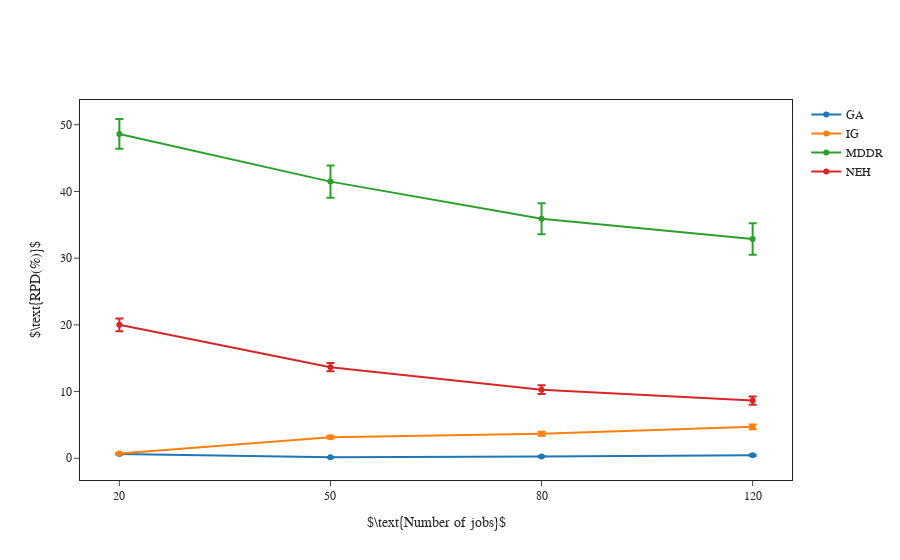

Notebook code cell kept with this figure:
### Code cell
fig = merge_and_line(
        folders, 
        ["GA", "IG", "MDDR", "NEH"], 
        r"$\text{Number of jobs}$", 
        r"$\text{RPD(%)}$"
    )

fig.show()

if SAVE_IMAGE:
    save_comparison_image(fig, "2_comparison_line")

### Figure 1 — Plotly figure (JSON) as saved in the notebook; plotly's stock layout.template omitted (floating-point values rounded to 4 significant figures)
{"data": [{"error_y": {"array": [0.07645, 0.04315, 0.0609, 0.115], "type": "data", "visible": true}, "name": "GA", "type": "scatter", "x": [20, 50, 80, 120], "y": [0.6296, 0.154, 0.2773, 0.445]}, {"error_y": {"array": [0.09259, 0.2004, 0.3107, 0.3613], "type": "data", "visible": true}, "name": "IG", "type": "scatter", "x": [20, 50, 80, 120], "y": [0.7108, 3.169, 3.678, 4.708]}, {"error_y": {"array": [2.237, 2.406, 2.321, 2.369], "type": "data", "visible": true}, "name": "MDDR", "type": "scatter", "x": [20, 50, 80, 120], "y": [48.63, 41.48, 35.91, 32.87]}, {"error_y": {"array": [0.9588, 0.6022, 0.6475, 0.6198], "type": "data", "visible": true}, "name": "NEH", "type": "scatter", "x": [20, 50, 80, 120], "y": [20.01, 13.66, 10.28, 8.644]}], "layout": {"font": {"family": "Times New Roman"}, "xaxis": {"mirror": true, "title": {"text": "$\\text{Number of jobs}$"}, "type": "category"}, "yaxis": {"mirror": true, "title": {"text": "$\\text{RPD(%)}$"}}}}
